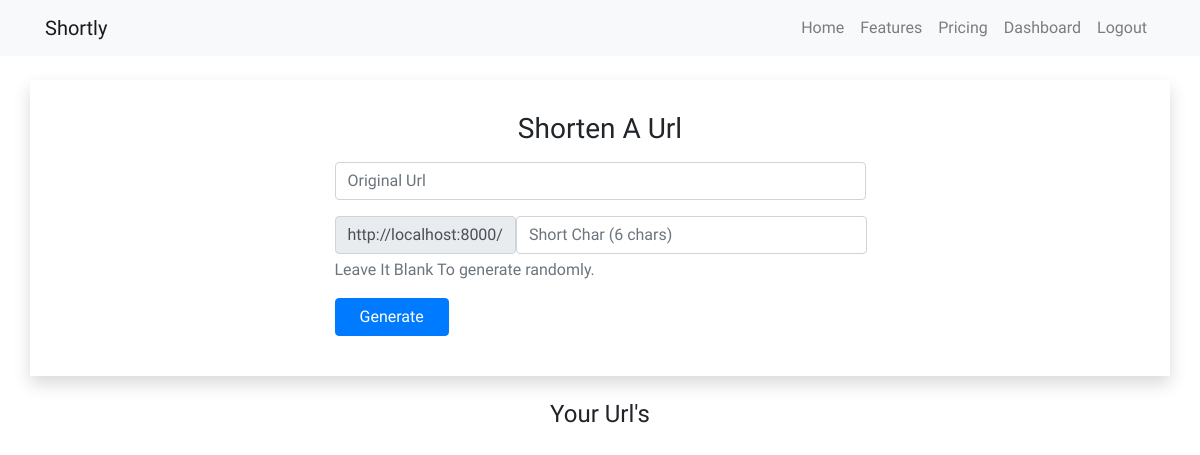
The app's page /dashboard/ (signed in), older data.
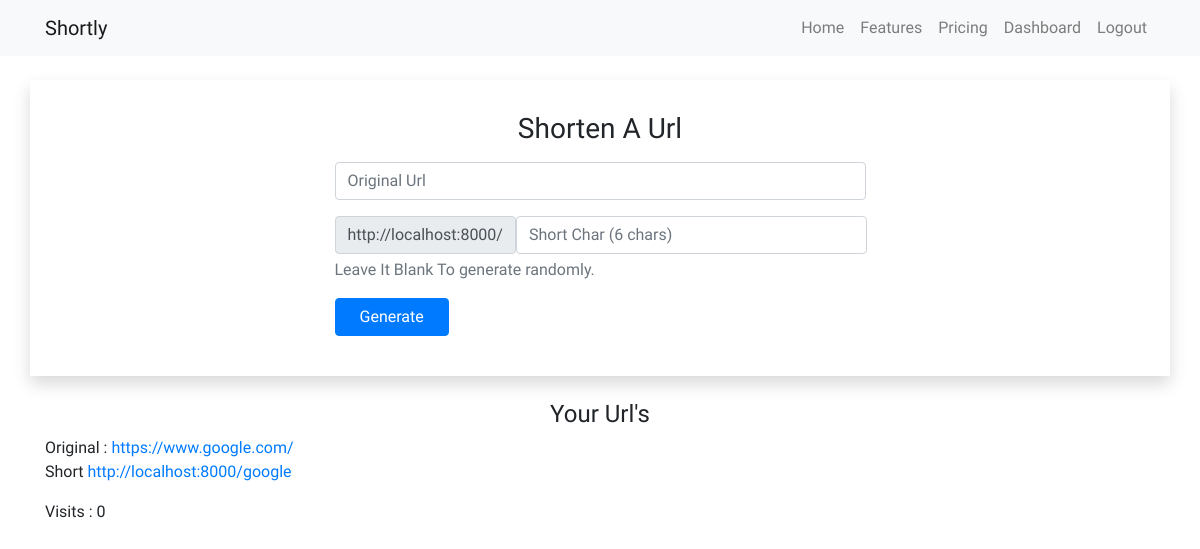
The same page, newer data.
### urlhandler/models.py (models this page shows)
class shorturl(models.Model):
    original_url = models.URLField(blank=False)
    short_query = models.CharField(blank=False, max_length=8)
    visits = models.IntegerField(default=0)
    user = models.ForeignKey(User, on_delete=models.CASCADE)

### urlhandler/views.py (the view)
# urls.py: path('dashboard/', uv.dashboard, name="dashboard"),
@login_required(login_url='/login')
def dashboard(request):
    usr = request.user
    urls = shorturl.objects.filter(user = usr)
    return render(request, 'dashboard.html', { 'urls':urls })

### templates/dashboard.html (shortened to what this page needs)
{% extends 'nav.html' %}
{% block content %}
<div class="container shadow p-4">
    <div class="row">
        <div class="col-12 text-center py-2">
            <h3>Shorten A Url</h3>
        </div>
        <div class="col-10 col-sm-10 col-md-6 mx-auto">
            <form action="{% url 'generate' %}" method="POST">
                <div class="form-group">
                    <input type="url" name="original" class="form-control" placeholder="Original Url">
                </div>
                <div class="form-group">
                    <div class="input-group-prepend">
                        <div class="input-group-text">http://localhost:8000/</div>
                        <input type="text" name="short" class="form-control" placeholder="Short Char (6 chars)"
                            maxlength="6" id="short">
                    </div>
                    <p id="shorthelp" class="form-text text-muted">Leave It Blank To generate randomly.</p>
                </div>
                <div class="form-group">
                    <input type="submit" class="btn btn-primary px-4" value="Generate">
                </div>
            </form>
        </div>
    </div>
</div>
<div class="container my-4">
    <div class="row">
        <div class="col-12 text-center">
            <h4>Your Url's</h4>
        </div>
    </div>
    <div class="row justify-content-between">
            {% for u in urls %}
               <div class="col-6">
                Original : <a href="{{ u.original_url }}">{{ u.original_url }}</a>
                <p>Short <a href="http://localhost:8000/{{ u.short_query }}">http://localhost:8000/{{ u.short_query }}</a></p>
                <p>Visits : {{ u.visits }}</p>
               </div>
            {% endfor %}
    </div>
</div>
</body>
</html>
{% endblock %}

Row changes from the older to the newer data that the page shows:
added shorturl: original_url "https://www.google.com/", short_query "google", visits "0"
